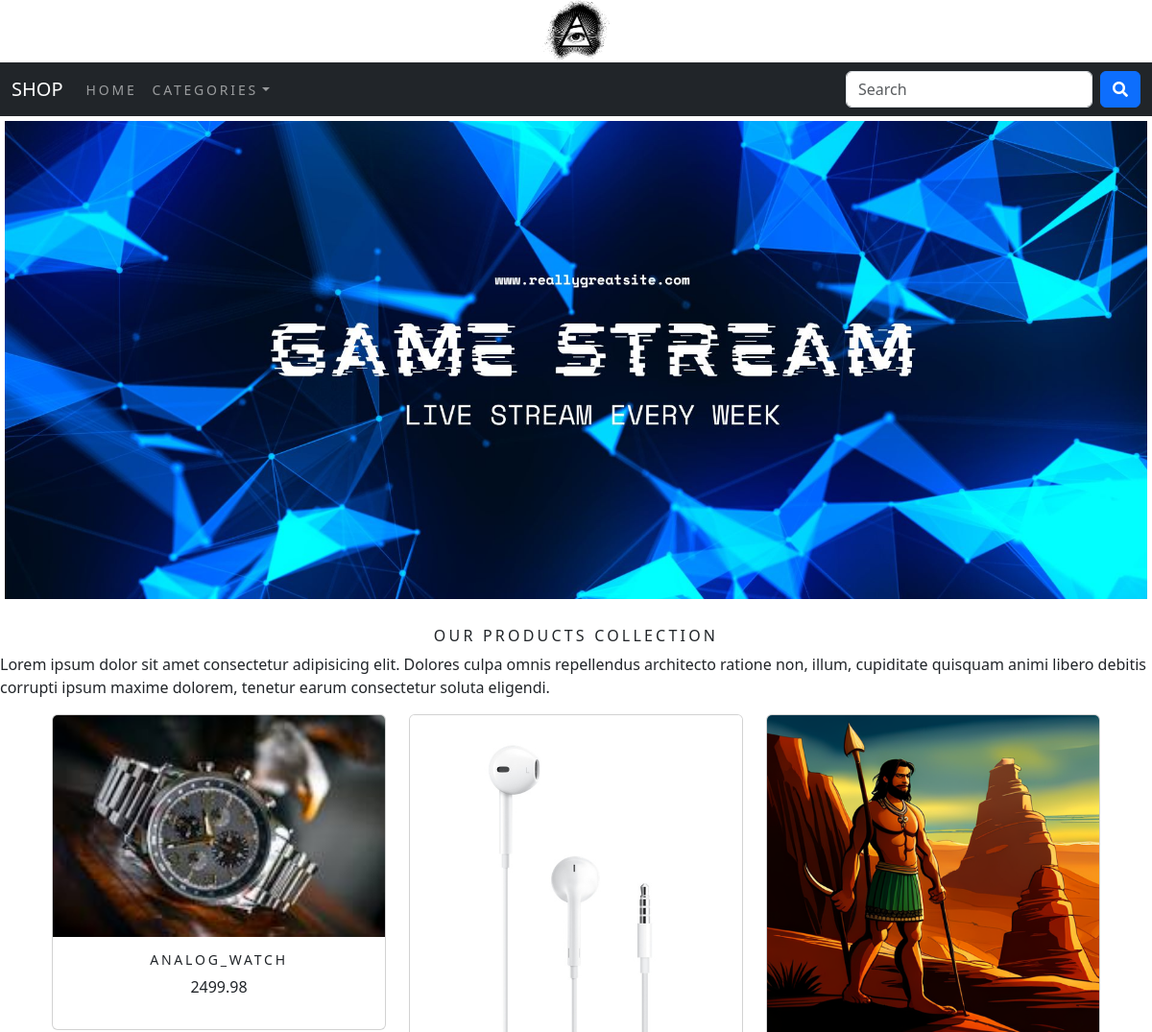
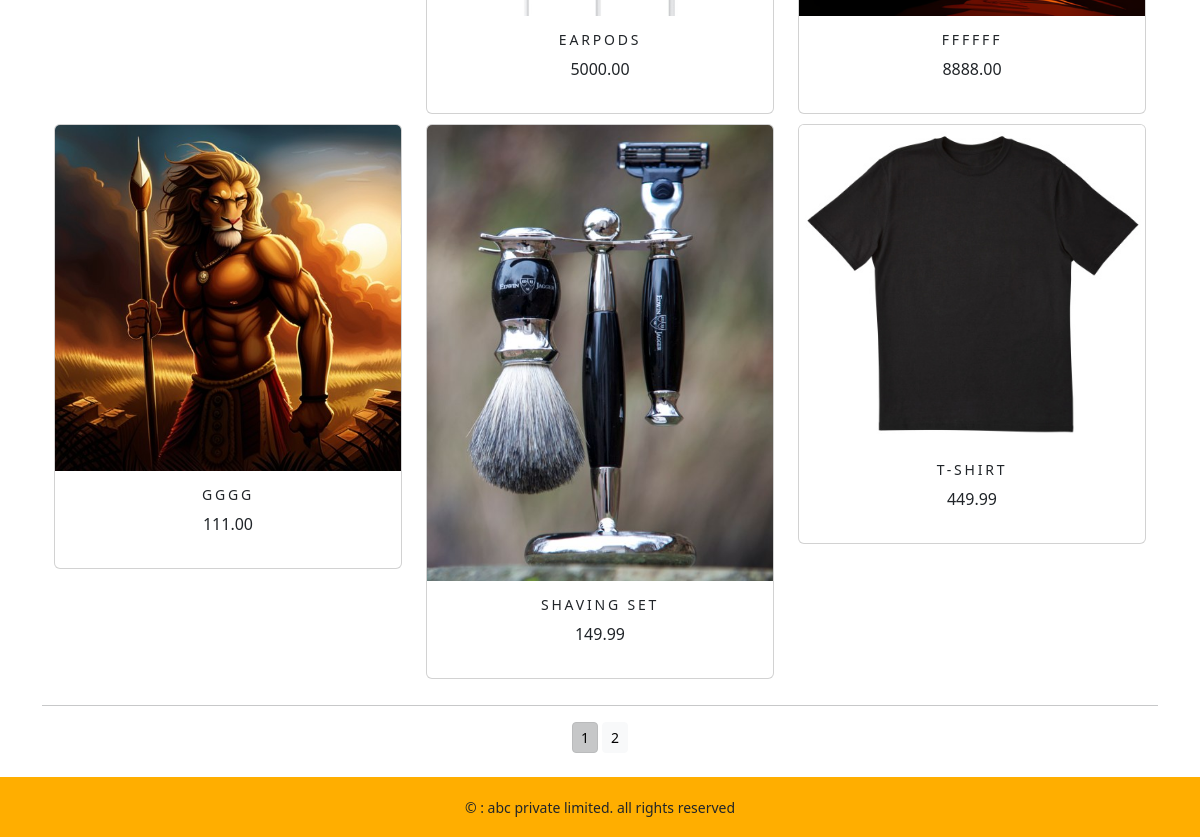
The app's page /shop/ with its own data (2 pictures, top to bottom).
### shop/models.py (models this page shows, shortened)
class Product(models.Model):
    id = models.BigAutoField(primary_key=True)
    name = models.CharField(max_length=250, unique=True)
    slug = models.SlugField(max_length=250, unique=True)
    description = models.TextField(blank=True)
    price = models.DecimalField(max_digits=10, decimal_places=2)
    category = models.ForeignKey(Category, on_delete=models.CASCADE)
    image = models.ImageField(upload_to="products", blank=True)
    stock = models.IntegerField()
    available = models.BooleanField(default=True)
    created = models.DateTimeField(auto_now_add=True)
    updated = models.DateTimeField(auto_now=True)
    def get_url(self):
        return reverse("shop:prodcatdetail", args=[self.category.slug, self.slug])
    class Meta:
        ordering = ("name",)
        verbose_name = "product"
        verbose_name_plural = "products"

### shop/views.py (the view)
# urls.py: path("", views.allprodcat, name="allprodcat"),
def allprodcat(request, c_slug=None):
    c_page = None
    products_list = None
    if c_slug != None:
        c_page = get_object_or_404(Category, slug=c_slug)
        products_list = Product.objects.all().filter(category=c_page, available=True)
    else:
        products_list = Product.objects.all().filter(available=True)
    paginator=Paginator(products_list,6)
    try:
        page=int(request.GET.get('page','1'))
    except:
        page = 1
    try:
        products = paginator.page(page)
    except (EmptyPage,InvalidPage):
        products=paginator.page(paginator.num_pages)
    return render(
        request, "core/category.html", {"category": c_page, "products": products}
    )

### cart/context_processors.py (called while the page is built)
def counter(request):
    item_count = 0
    if "admin" in request.path:
        return {}
    else:
        try:
            cart = Cart.objects.filter(cart_id=_cart_id(request))
            cart_items = CartItem.objects.all().filter(cart=cart[:1])
            for cart_item in cart_items:
                item_count += cart_item.quantity
        except Cart.DoesNotExist:
            item_count = 0
        return dict(item_count=item_count)

### cart/views.py (called while the page is built)
def _cart_id(request):
    cart = request.session.session_key
    if not cart:
        cart = request.session.create()
    return cart

### shop/context_processors.py (called while the page is built)
def menu_links(request):
    links=Category.objects.all()
    return dict(links=links)

### shop/models.py (called while the page is built)
    def get_url(self):
        return reverse(
            "shop:products_by_category",
            args=[
                self.slug,
            ],
        )

### shop/templates/core/category.html (shortened to what this page needs)
{% extends 'core/base.html' %}
{% load static %}
{% block content %}
    <div class="mx-auto">
    {% if category %}
    <img href="{{product.get_url}}" src="{{ category.image.url }}" alt="{{ category.name }}" class="logo-img">
    </div>
    <br>
    <div>
        <h1 class="text-center my_title">{{ category.name }}</h1>
        <p class="text-justify">{{ category.description }}</p>
    </div>
    {% else %}
    <div class="banner-container">
        <img class="my_image my_image_padding" src="{% static 'img/banner.jpg' %}" alt="our products">
    </div>
    <br>
    <div>
        <h1 class="text-center my_title">our products collection</h1>
        <p class="text-justify">Lorem ipsum dolor sit amet consectetur adipisicing elit. Dolores culpa omnis repellendus architecto ratione non, illum, cupiditate quisquam animi libero debitis corrupti ipsum maxime dolorem, tenetur earum consectetur soluta eligendi.</p>
    </div>
    {% endif %}
<div class="container">
    <div class="row mx-auto">
        {% for product in products.object_list %}
            <div class="my_bottom_margin col-9 col-sm-12 col-md-4 xol-lg-4">
                <div class="card text-center" style="min-width: 18rem;">
                    <a href="{{ product.get_url }}"><img class="card-img-top my_image" src="{{ product.image.url }}" alt="{{ product.name }}"></a>
                    <div class="card-body">
                    <h4>{{product.name}}</h4>
                    <p>{{product.price}}</p>
                </div>
                </div>
            </div>
        {% endfor %}
    </div>
    <div class="mx-auto">
        {% if products.paginator.num_pages > 1 %}
        <hr>
            <div class="text-center">
                {% for pg in products.paginator.page_range %}
                    <a href="?page={{pg}}" class="btn btn-light btn-sm
                    {% if products.number == pg %}
                        active
                    {% endif %}"> {{pg}}</a>
                {% endfor %}
            </div>
            {% endif %}
    </div>
    <br>
</div>
{% endblock content %}

### shop/templates/core/base.html (shortened to what this page needs)
{% load static %}
<!DOCTYPE html>
<html>
    <head>
        <link rel="stylesheet" href="{% static 'css/custom.css' %}">
        <link href=" {% static 'css/bootstrap.min.css' %}" rel="stylesheet" >
        <link href="https://cdn.jsdelivr.net/npm/bootstrap@5.3.0/dist/css/bootstrap.min.css" rel="stylesheet">
        <link rel="stylesheet" href="https://cdnjs.cloudflare.com/ajax/libs/font-awesome/5.15.4/css/all.min.css"/>
    </head>
    <body>
        <div>
            {% include 'core/header.html' %}
            {% include 'core/navbar.html' %}
            {% block content %}
            {% endblock content %}
        </div>
        {% include 'core/footer.html' %}
    </body>
</html>

### shop/templates/core/header.html
{% load static %}
<header>
    <center>
        <a href="{% url 'shop:allprodcat' %}"><img src="{% static 'img/logo.png' %}" alt="logo_image" style="width: 70px; height: auto;"></a>
    </center>
</header>

### shop/templates/core/navbar.html (shortened to what this page needs)
<nav class="navbar navbar-expand-sm navbar-dark bg-dark">
  <div class="container-fluid">
    <a class="navbar-brand" href="javascript:void(0)">SHOP</a>
    <div class="collapse navbar-collapse
    {% if 'shop' in request.path %}
      active
    {% endif %}
      " id="mynavbar">
      <ul class="navbar-nav me-auto">
        <li class="nav-item">
          <a class="nav-link" href="{% url 'shop:allprodcat' %}">Home</a>
        </li>
        <li class="nav-item dropdown">
          <a class="nav-link dropdown-toggle" href="#" role="button" data-bs-toggle="dropdown">Categories</a>
        </li>
      </ul>
      <form class="d-flex" action="{% url 'search_app:searchresults' %}" method="get">
        <input class="form-control me-2" type="search" placeholder="Search" name="q" aria-label="Search">
        <button class="btn btn-primary" type="submit"><i class="fa fa-search"></i></button>
    </form>
    </div>
  </div>
</nav>

### shop/templates/core/footer.html
<div class="footer navbar-fixed-bottom my_footer">
    <p class="text-center">
        &copy : abc private limited. all rights reserved
    </p>
</div>

### static/css/custom.css (style rules this page uses)
body { font-family: 'Orbitron', sans-serif; }
.nav-item { letter-spacing: .2em; font-size: 14px; text-transform: uppercase; }
.my_footer { background-color: rgb(255, 174, 0); height: 60px; }
.my_footer p { padding-top: 20px; font-size: 14px; }
.my_image { width: 100%; height: auto; }
.my_title { font-size: 16px; text-transform: uppercase; letter-spacing: .2em; }
.my_image_padding { padding: 5px; }
.my_bottom_margin { margin-bottom: 10px; }
.card-body h4 { font-size: 14px ; text-transform: uppercase; letter-spacing: .2em; }

### shop/templates/core/base.html (style rules this page uses)
.banner-container { display: flex; justify-content: center; }
.banner-container img { max-width: 100%; }

### records on screen
Product: image (picture), name "ANALOG_WATCH", price "2499.98"
Product: image (picture), name "EARPODS", price "5000.00"
Product: image (picture), name "FFFFFF", price "8888.00"
Product: image (picture), name "GGGG", price "111.00"
Product: image (picture), name "SHAVING SET", price "149.99"
Product: image (picture), name "T-SHIRT", price "449.99"

### other values on screen
{{ pg }} "1" "2"
